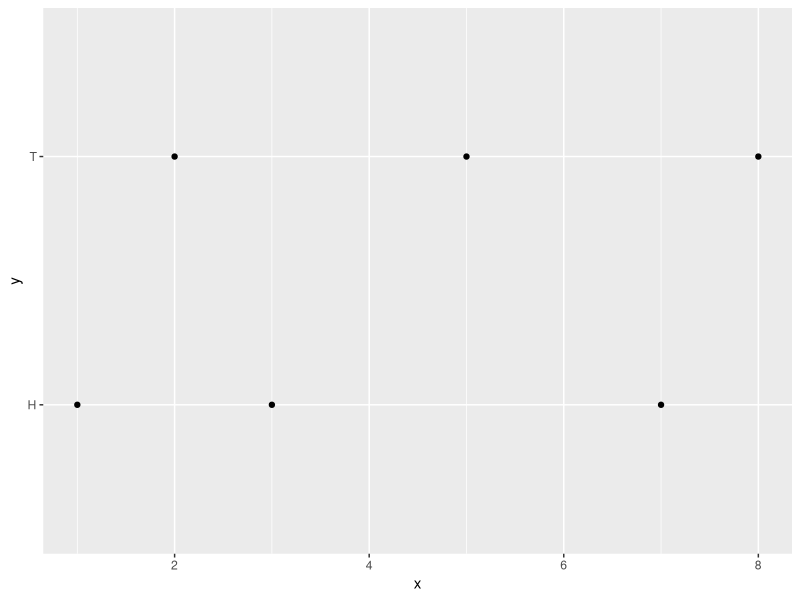
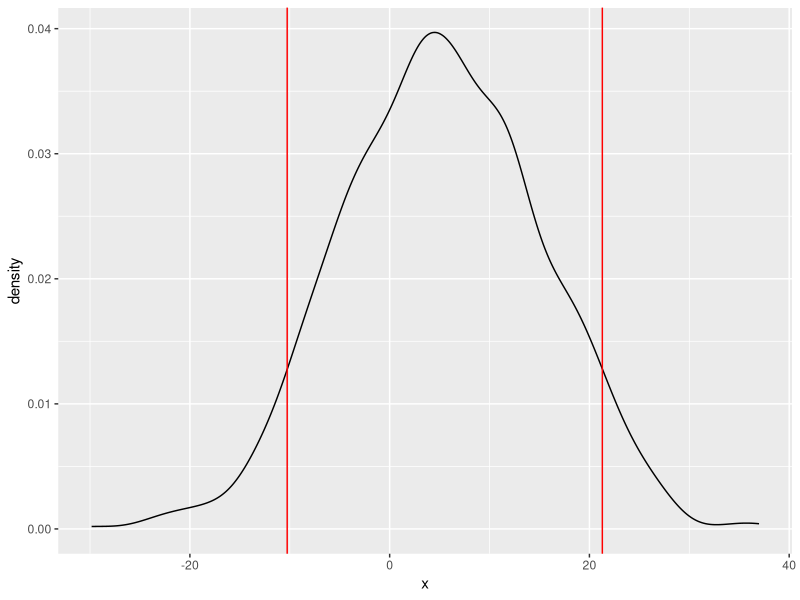

Generate these figures, in order, with R:
## ---- chunk 1
knitr::opts_chunk$set(echo = TRUE)
library(tidyverse)
## ---- chunk 2
#Numeric Vector Named x
x=c(3,2,1,5,7,8) 
#Prints x
x
#Third Element of x
x[3] 
#Character Vector Named y
y=c("H","T","H","T","H","T") 
#Fifth Element of y
y[5] 
#3x2 Matrix Named z
z=matrix(c(3,"H",1,5,7),
  nrow=2,ncol=3,byrow=T)
#Prints z
z
#First Row of z
z[1,]
#1st and 3rd Column of z
z[,c(1,3)]
## ---- chunk 3
#Create Tibble named tbl
tbl<-tibble(x=x,y=y)
#Print tbl
tbl
## ---- chunk 4
#Create Dataframe named df
df<-data.frame(x=x,y=y)
#Print df
df
## ---- chunk 5
#Create Plot
plot1<-ggplot(data=tbl) +
        geom_point(aes(x=x,y=y))
#Prints Plot
plot1
## ---- chunk 6
#Randomly Draw 1000 Samples from 
#Normal Distribution with Mean=5 and SD=10
x=rnorm(1000,mean=5,sd=10)
mean(x) #Prints Sample Mean
sd(x)   #Prints Sample SD
quantile(x) #Default Quantiles (Min,Quartiles,Max)
quantile(x,probs=c(0.05,0.95)) #Middle 90%'
## ---- chunk 7
quant.x=quantile(x,probs=c(0.05,0.95))
ggplot(data=tibble(x=x))+
  geom_density(aes(x=x))+
  geom_vline(xintercept=quant.x,col="red")
